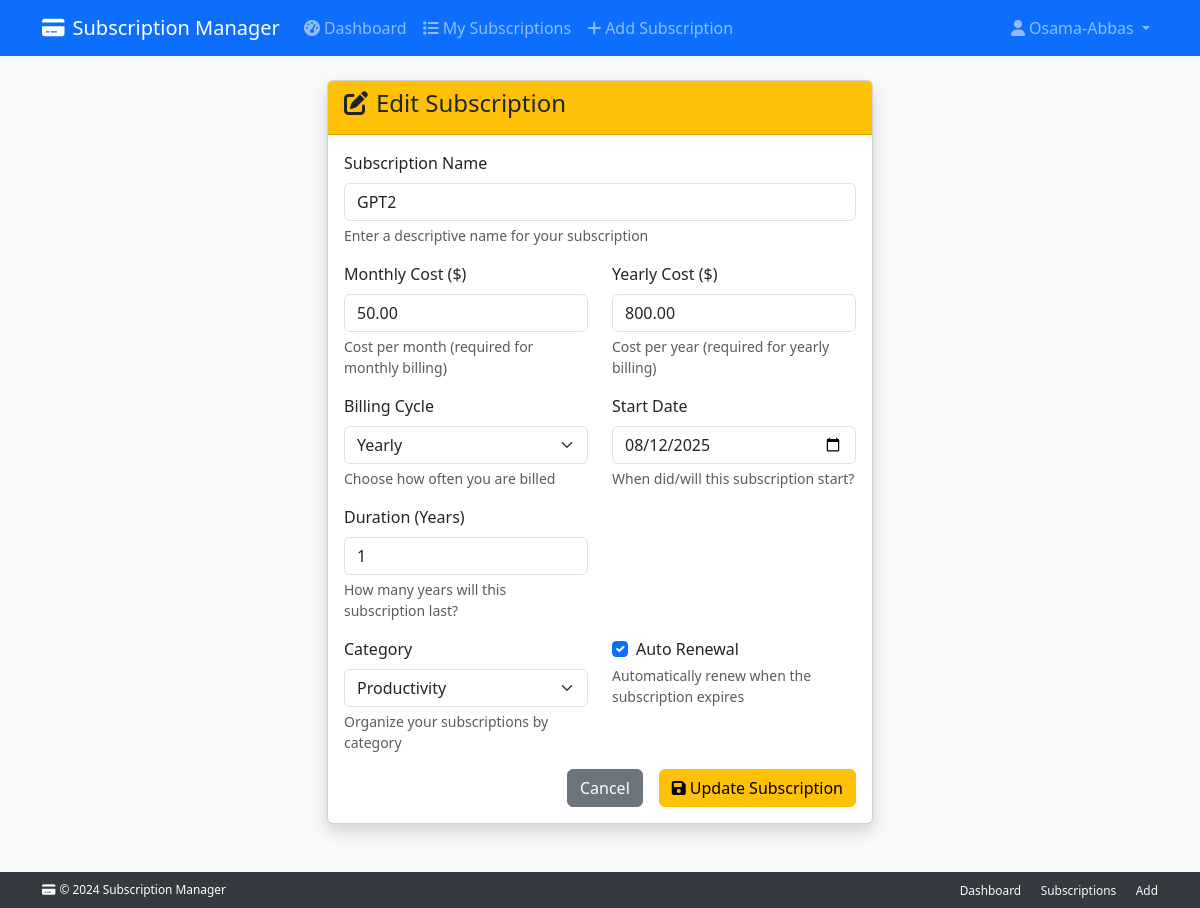
The page /subscriptions/24/edit/ (signed in) on the database its author committed.
### subscriptions/models/subscription.py (models this page shows, shortened)
class Subscription(
    ValidationMixin,
    TimestampMixin,
    CostCalculationsMixin,
    PaymentManagementMixin,
    RenewalLogicMixin,
    ScheduleManagementMixin,
    models.Model
):
    user = models.ForeignKey(
        settings.AUTH_USER_MODEL,
        on_delete=models.CASCADE,
        related_name="subscriptions"
    )
    name = models.CharField(max_length=200)
    monthly_cost = models.DecimalField(
        max_digits=10,
        decimal_places=2,
        null=True,
        blank=True
    )
    yearly_cost = models.DecimalField(
        max_digits=10,
        decimal_places=2,
        null=True,
        blank=True
    )
    billing_cycle = models.CharField(
        max_length=10,
        choices=BILLING_CYCLE_CHOICES
    )
    start_date = models.DateField()
    renewal_date = models.DateField(null=True, blank=True)
    duration_months = models.PositiveIntegerField(
        null=True,
        blank=True,
        help_text="Duration in months (for monthly billing)"
    )
    duration_years = models.PositiveIntegerField(
        null=True,
        blank=True,
        help_text="Duration in years (for yearly billing)"
    )
    is_active = models.BooleanField(default=True)
    auto_renewal = models.BooleanField(
        default=True,
        help_text="Whether subscription auto-renews"
    )
    category = models.ForeignKey(
        'Category',
        on_delete=models.PROTECT
    )
    objects = SubscriptionManager()
    class Meta:
        ordering = ['-created_at']
        verbose_name = "Subscription"
        verbose_name_plural = "Subscriptions"

### subscriptions/views.py (the view, shortened to what this page needs)
# urls.py: path('<int:pk>/edit/', views.SubscriptionUpdateView.as_view(), name='edit_subscription'),
class SubscriptionUpdateView(LoginRequiredMixin, UserOwnershipMixin, LoggingMixin, MessageMixin, ContextDataMixin, ErrorHandlerMixin, UpdateView):
    model = Subscription
    form_class = SubscriptionForm
    template_name = 'subscriptions/edit_subscription.html'
    def get_queryset(self):
        return Subscription.objects.filter(user=self.request.user)

### subscriptions/form_mixins.py (called while the page is built)
    def add_help_texts(self, help_texts):
        for field_name, help_text in help_texts.items():
            if field_name in self.fields:
                self.fields[field_name].help_text = help_text

### subscriptions/mixins.py (called while the page is built)
    def get_context_data(self, **kwargs):
        context = super().get_context_data(**kwargs)
        context['user'] = self.request.user
        from django.utils import timezone
        context['current_time'] = timezone.now()
        return context

### subscriptions/models/category.py (called while the page is built)
    def __str__(self):
        return self.name

### subscriptions/models/managers.py (called while the page is built)
    def get_queryset(self):
        return SubscriptionQuerySet(self.model, using=self._db)

    def get_queryset(self):
        return CategoryQuerySet(self.model, using=self._db)

### subscriptions/templatetags/form_extras.py (called while the page is built)
@register.filter
def add_class(field, css_class):
    if not field:
        return field
    existing_classes = field.field.widget.attrs.get('class', '')
    if css_class and css_class not in existing_classes:
        if existing_classes:
            field.field.widget.attrs['class'] = f"{existing_classes} {css_class}"
        else:
            field.field.widget.attrs['class'] = css_class
    return field

### subscriptions/templates/subscriptions/edit_subscription.html (shortened to what this page needs)
{% extends 'base.html' %} {% load static %} {% load form_extras %} {% block title %}Edit {{ subscription.name }} - Subscription Manager{% endblock %} {% block content %}
<div class="row justify-content-center">
  <div class="col-md-8 col-lg-6">
    <div class="card shadow">
      <div class="card-header bg-warning text-dark">
        <h4><i class="fas fa-edit me-2"></i>Edit Subscription</h4>
      </div>
      <div class="card-body">
        <form method="post">
          <div class="row">
            {% include 'partials/form_field.html' with field=form.name col_size=12 %}
          </div>
          <div class="row">
            {% include 'partials/form_field.html' with field=form.monthly_cost col_size=6 %}
            {% include 'partials/form_field.html' with field=form.yearly_cost col_size=6 %}
          </div>
          <div class="row">
            {% include 'partials/form_field.html' with field=form.billing_cycle col_size=6 %}
            {% include 'partials/form_field.html' with field=form.start_date col_size=6 %}
          </div>
          {% include 'partials/duration_fields.html' with form=form %}
          <div class="row">
            {% include 'partials/form_field.html' with field=form.category col_size=6 %}
            {% include 'partials/checkbox_field.html' with field=form.auto_renewal col_size=6 %}
          </div>
          <div class="d-grid gap-2 d-md-flex justify-content-md-end">
            <a
              href="{% url 'subscription_detail' subscription.pk %}"
              class="btn btn-secondary me-md-2"
            >
              Cancel
            </a>
            <button
              type="button"
              class="btn btn-warning"
              id="submit-confirmation-trigger"
              data-modal-id="confirmScheduleChange"
            >
              <i class="fas fa-save me-1"></i>Update Subscription
            </button>
          </div>
        </form>
      </div>
    </div>
  </div>
</div>
{% endblock %}

### subscriptions_management_project/templates/base.html (shortened to what this page needs)
<!DOCTYPE html>
<html lang="en">
  <head>
    <link
      href="https://cdn.jsdelivr.net/npm/bootstrap@5.3.0/dist/css/bootstrap.min.css"
      rel="stylesheet"
    />
    <link
      href="https://cdnjs.cloudflare.com/ajax/libs/font-awesome/6.0.0/css/all.min.css"
      rel="stylesheet"
    />
  </head>
  <body class="bg-light">
    <nav class="navbar navbar-expand-lg navbar-dark bg-primary">
      <div class="container">
        <a class="navbar-brand" href="{% url 'dashboard' %}">
          <i class="fas fa-credit-card me-2"></i>Subscription Manager
        </a>
        <div class="collapse navbar-collapse" id="navbarNav">
          <ul class="navbar-nav me-auto">
            {% if user.is_authenticated %}
            <li class="nav-item">
              <a class="nav-link" href="{% url 'dashboard' %}">
                <i class="fas fa-tachometer-alt me-1"></i>Dashboard
              </a>
            </li>
            <li class="nav-item">
              <a class="nav-link" href="{% url 'subscription_list' %}">
                <i class="fas fa-list me-1"></i>My Subscriptions
              </a>
            </li>
            <li class="nav-item">
              <a class="nav-link" href="{% url 'add_subscription' %}">
                <i class="fas fa-plus me-1"></i>Add Subscription
              </a>
            </li>
            {% endif %}
          </ul>
          <ul class="navbar-nav">
            {% if user.is_authenticated %}
            <li class="nav-item dropdown">
              <a
                class="nav-link dropdown-toggle"
                href="#"
                id="navbarDropdown"
                role="button"
                data-bs-toggle="dropdown"
              >
                <i class="fas fa-user me-1"></i>{{ user.username }}
              </a>
            </li>
            {% endif %}
          </ul>
        </div>
      </div>
    </nav>
    <div class="main-content">
      <div class="content-wrapper">
        <main class="container mt-4 mb-5">
          {% block content %}{% endblock %}
        </main>
      </div>
      <footer class="footer">
        <div class="container">
          <div class="row align-items-center">
            <div class="col-md-6">
              <p class="mb-0 small">
                <i class="fas fa-credit-card me-1"></i>&copy; 2024 Subscription
                Manager
              </p>
            </div>
            <div class="col-md-6 text-md-end">
              <a
                href="{% url 'dashboard' %}"
                class="text-light text-decoration-none me-3 small"
                >Dashboard</a
              >
              <a
                href="{% url 'subscription_list' %}"
                class="text-light text-decoration-none me-3 small"
                >Subscriptions</a
              >
              <a
                href="{% url 'add_subscription' %}"
                class="text-light text-decoration-none small"
                >Add</a
              >
            </div>
          </div>
        </div>
      </footer>
    </div>
  </body>
</html>

### subscriptions/templates/partials/form_field.html (shortened to what this page needs)
{% load form_extras %}
<div
  class="col-md-{{ col_size|default:12 }} mb-3 {{ wrapper_class|default:'' }}"
>
  <label for="{{ field.id_for_label }}" class="form-label">
    {{ label|default:field.label }}
  </label>
    {% if field_class %}
      {{ field|add_class:field_class }}
    {% else %}
      {{ field|add_class:"form-control" }}
    {% endif %}
    {% if help_text %}
      <div class="form-text">{{ help_text }}</div>
    {% elif field.help_text %}
      <div class="form-text">{{ field.help_text }}</div>
    {% endif %}
</div>

### subscriptions/templates/partials/duration_fields.html (shortened to what this page needs)
{% load form_extras %}
<div class="row">
  <div class="col-md-6 mb-3" id="duration-years-field" style="display: none">
    <label for="{{ form.duration_years.id_for_label }}" class="form-label">
      {{ form.duration_years.label }}
    </label>
    {{ form.duration_years|add_class:"form-control" }}
    <div class="form-text">How many years will this subscription last?</div>
  </div>
</div>

### subscriptions/templates/partials/checkbox_field.html (shortened to what this page needs)
{% load form_extras %}
<div
  class="col-md-{{ col_size|default:12 }} mb-3 {{ wrapper_class|default:'' }}"
>
  <div class="form-check">
    {{ field|add_class:"form-check-input" }}
    <label class="form-check-label" for="{{ field.id_for_label }}">
      {{ field.label }}
    </label>
  </div>
  {% if field.help_text %}
  <div class="form-text">{{ field.help_text }}</div>
  {% endif %}
</div>

### subscriptions_management_project/templates/base.html (style rules this page uses)
html, body { height: 100%; }
body { display: flex; flex-direction: column; }
.main-content { flex: 1; display: flex; flex-direction: column; }
.content-wrapper { flex: 1; }
.footer { background-color: #343a40; color: white; padding: 8px 0; margin-top: auto; font-size: 0.85rem; }

### rows shown on the page
Subscription: name "GPT2", monthly_cost "50.00", yearly_cost "800.00", billing_cycle "Yearly", start_date "08/12/2025", duration_years "1", category "Productivity", auto_renewal "☑"

### other values the page prints
{{ user.username }} "Osama-Abbas"
{{ label|default:field.label }} "Subscription Name Monthly Cost ($) Yearly Cost ($) Billing Cycle Start Date Category"
{{ field.label }} "Auto Renewal"
{{ field.help_text }} "Automatically renew when the subscription expires"
